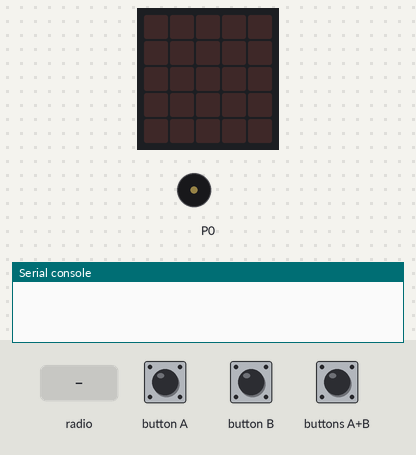
Simulated run of this program. Board: BBC micro:bit (MakeCode). Shown: the board's 5×5 LED display, buzzer (waves = sounding), the last lines printed to the serial console. Inputs (shaded band) come from the test bench. No radio messages arrive unless stated (any console line starting 'radio sent:' is added by the test bench).

Above: at 1.2 s.
1.3 s: button A pressed for 0.15 s
At 2.3 s:
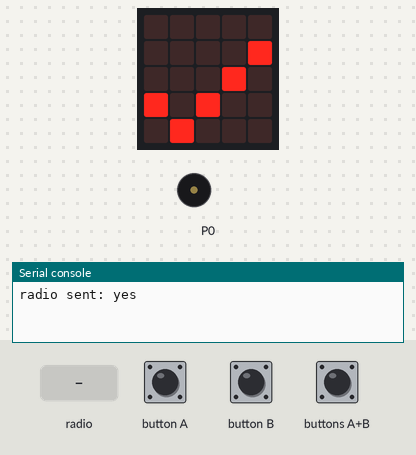
4.0 s: button B pressed for 0.15 s
At 4.6 s:
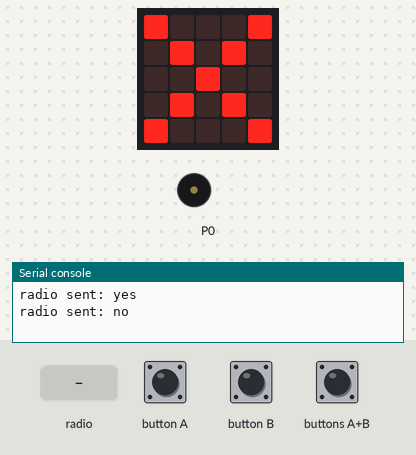
6.7 s: radio message "come" arrives
At 9.5 s:
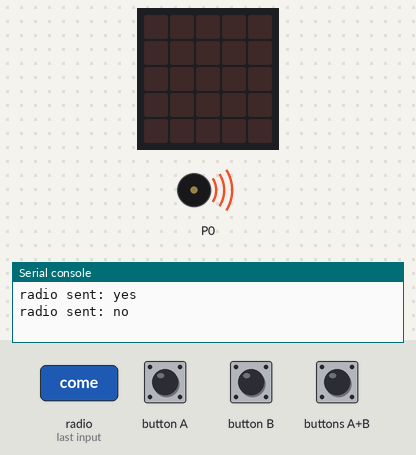
11.3 s: radio message "yes" arrives
At 11.49 s:
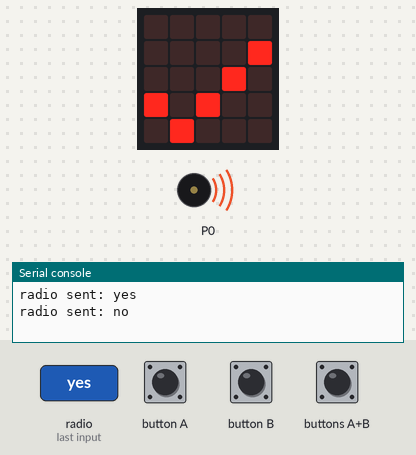
14.3 s: radio message "no" arrives
At 14.49 s:
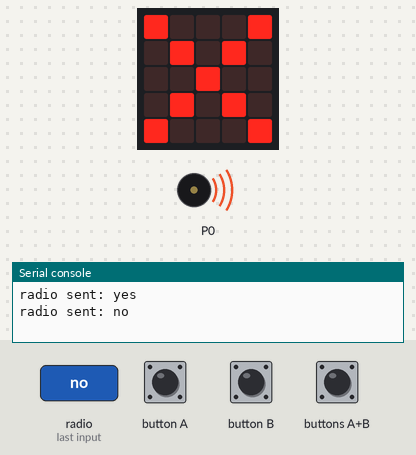
Timing chart, 0 to 17.3 s (numbered marks = the images above; inputs shaded):
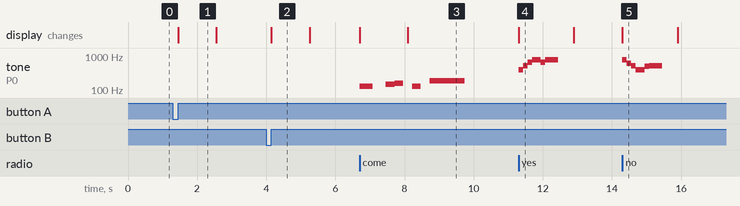

The program:

main.ts
```typescript
input.onButtonPressed(Button.A, function () {
    radio.sendString("yes")
    basic.showIcon(IconNames.Yes)
    basic.pause(500)
    basic.clearScreen()
})
input.onButtonPressed(Button.AB, function () {
    radio.sendString("come")
})
radio.onReceivedString(function (receivedString) {
    if (receivedString == "yes") {
        music._playDefaultBackground(music.builtInPlayableMelody(Melodies.PowerUp), music.PlaybackMode.InBackground)
        basic.showIcon(IconNames.Yes)
        basic.pause(1000)
        basic.clearScreen()
    } else if (receivedString == "no") {
        music._playDefaultBackground(music.builtInPlayableMelody(Melodies.PowerDown), music.PlaybackMode.InBackground)
        basic.showIcon(IconNames.No)
        basic.pause(1000)
        basic.clearScreen()
    } else if (receivedString == "come") {
        music._playDefaultBackground(music.builtInPlayableMelody(Melodies.Baddy), music.PlaybackMode.InBackground)
        basic.showLeds(`
            . . # . .
            . # # # .
            # . # . #
            . . # . .
            . . # . .
            `)
        basic.pause(1000)
        basic.clearScreen()
    }
})
input.onButtonPressed(Button.B, function () {
    radio.sendString("no")
    basic.showIcon(IconNames.No)
    basic.pause(500)
    basic.clearScreen()
})
radio.setGroup(7)
```

test.ts
```typescript
// 在這裡測試；當此封包作為擴充功能時，將不會編譯此內容。
```

Measured:
- after the input at 1.3 s, the display: changes after 0.15 s (image 1)
- after the input at 4.0 s, the display: changes after 0.15 s (image 2)
- after the input at 6.7 s, tone on P0: plays 131 Hz for 0.38 s, 147 Hz for 0.26 s, 156 Hz for 0.25 s, 131 Hz for 0.25 s, 185 Hz for 1.0 s, starting at once; the display: first changes at once (image 3 shows a later state)
- after the input at 11.3 s, tone on P0: plays 392 Hz for 0.13 s, 523 Hz for 0.13 s, 659 Hz for 0.13 s, 784 Hz for 0.26 s, 659 Hz for 0.13 s, 784 Hz for 0.38 s, starting at once; the display: changes at once (image 4)
- after the input at 14.3 s, tone on P0: plays 784 Hz for 0.13 s, 622 Hz for 0.13 s, 523 Hz for 0.13 s, 392 Hz for 0.26 s, 494 Hz for 0.13 s, 523 Hz for 0.38 s, starting at once; the display: changes at once (image 5)
- what the display in image 1 shows lasts 1.1 s, from 1.5 s to 2.6 s
- what the display in image 4 shows lasts 1.6 s, from 11.3 s to 12.9 s
